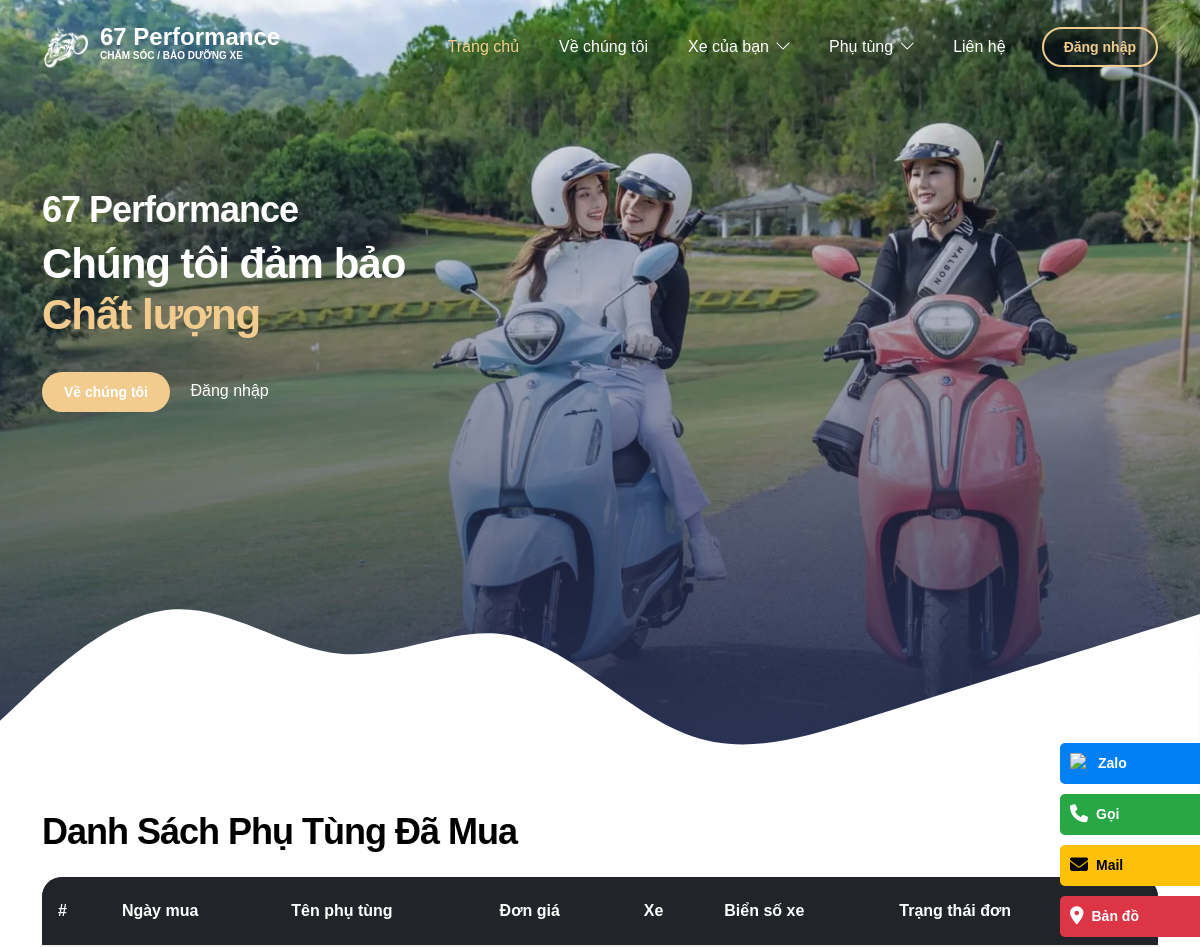
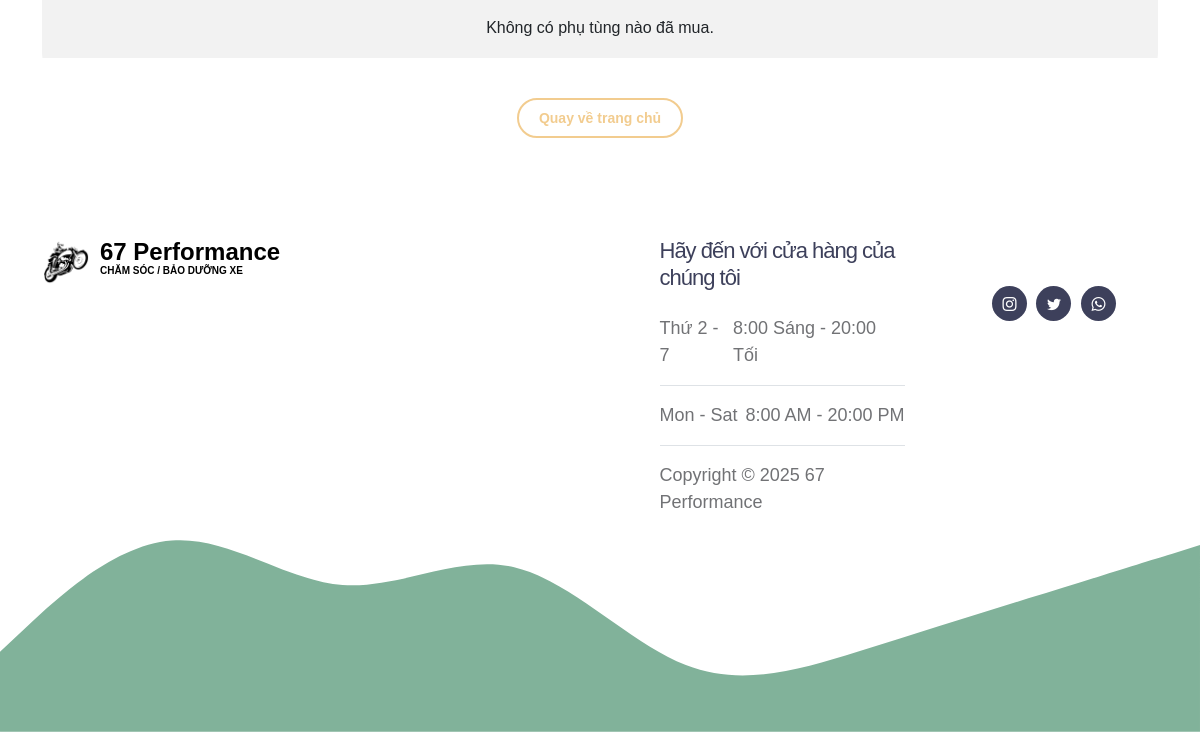
Before: /User/listphutungdamua.php with the older database file (2 pictures, top to bottom).
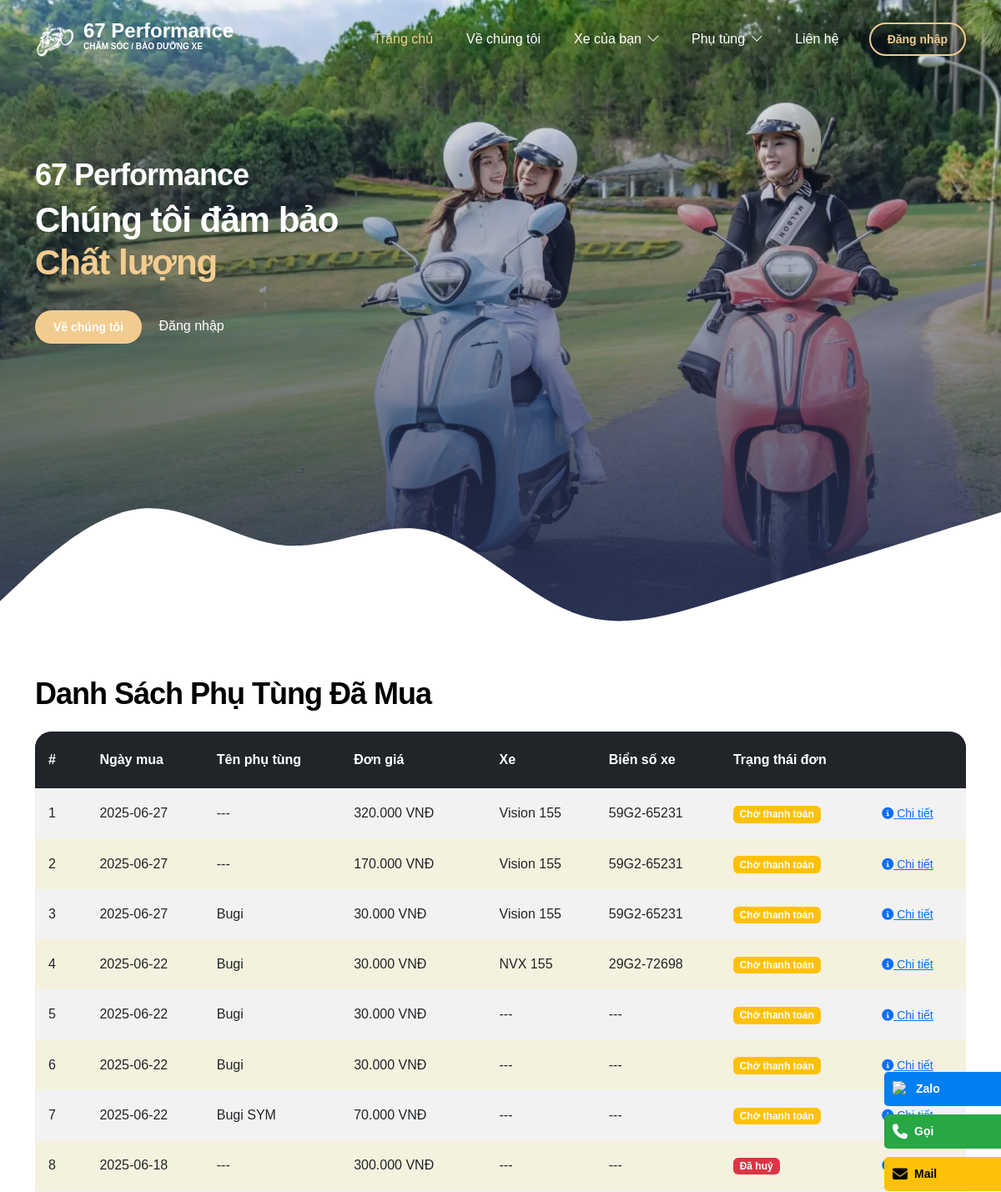
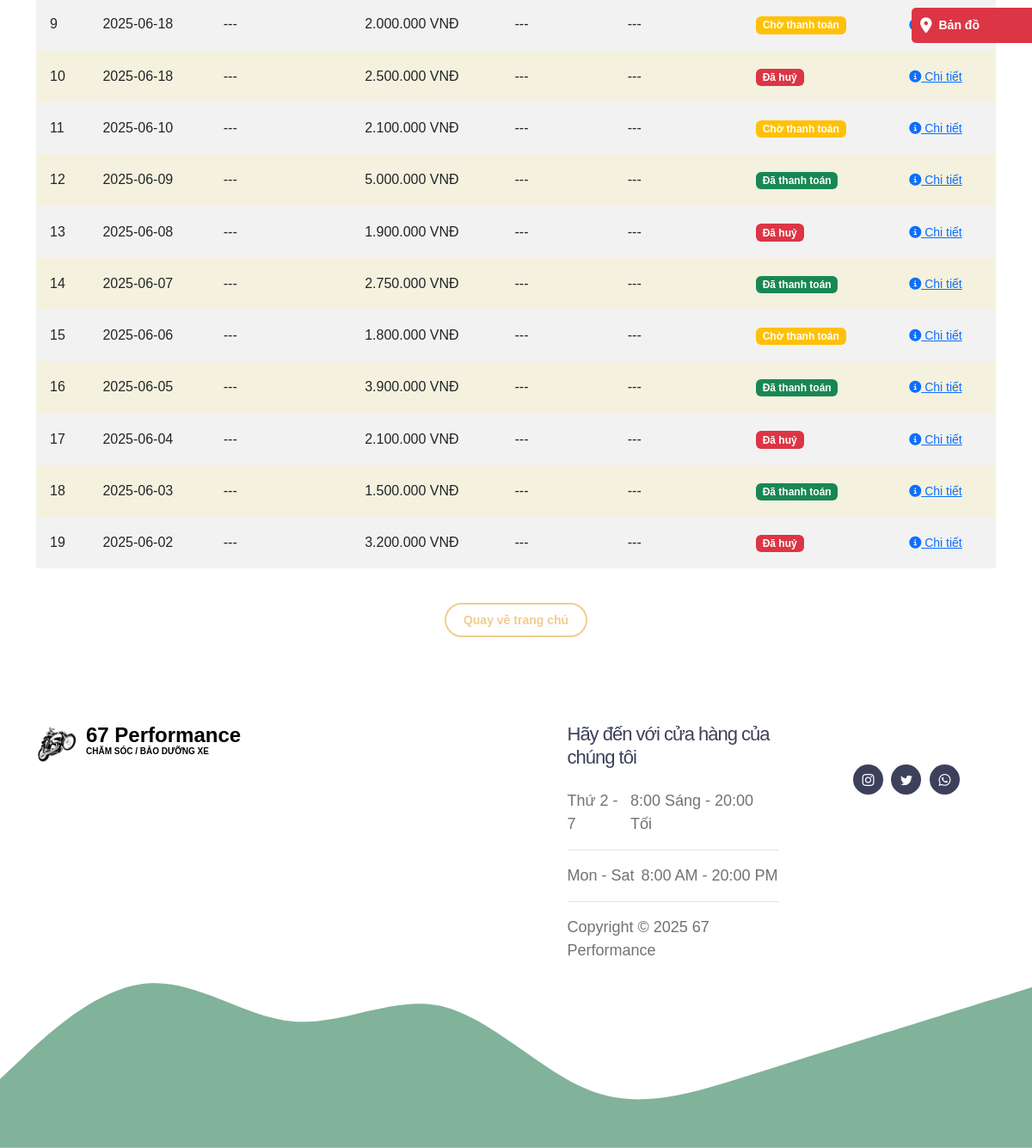
After: the same page with the newer database file (2 pictures, top to bottom).
### tables this page shows
CREATE TABLE `hoadon` (
  `MaHD` int(11) NOT NULL,
  `TongTien` decimal(10,2) DEFAULT NULL,
  `Ngay` date DEFAULT NULL,
  `TrangThai` enum('cho_thanh_toan','da_thanh_toan','huy') DEFAULT NULL,
  `xemay_MaXE` int(11) DEFAULT NULL,
  `phutungxemay_MaSP` int(11) NOT NULL
);

CREATE TABLE `xemay` (
  `MaXE` int(11) NOT NULL,
  `TenXe` varchar(255) DEFAULT NULL,
  `LoaiXe` varchar(255) DEFAULT NULL,
  `PhanKhuc` varchar(255) DEFAULT NULL,
  `BienSoXe` varchar(255) DEFAULT NULL,
  `HinhAnhMatTruocXe` varchar(255) DEFAULT NULL,
  `HinhAnhMatSauXe` varchar(255) DEFAULT NULL,
  `hoadon_MaHD` int(11) DEFAULT NULL,
  `khachhang_MaKH` int(11) DEFAULT NULL
);

CREATE TABLE `phutungxemay` (
  `MaSP` int(11) NOT NULL,
  `TenSP` varchar(100) DEFAULT NULL,
  `SoSeriesSP` varchar(100) DEFAULT NULL,
  `MieuTaSP` text DEFAULT NULL,
  `NamSX` int(11) DEFAULT NULL,
  `XuatXu` varchar(100) DEFAULT NULL,
  `ThoiGianBaoHanhDinhKy` varchar(255) DEFAULT NULL,
  `DonGia` decimal(15,2) DEFAULT NULL,
  `loaiphutung` varchar(45) DEFAULT NULL,
  `HinhAnh` varchar(255) DEFAULT NULL,
  `TrangThai` tinyint(1) DEFAULT NULL,
  `nhasanxuat_MaNSX` int(11) DEFAULT NULL,
  `SoLanBaoHanhToiDa` int(11) DEFAULT NULL
);

### User/listphutungdamua.php (the view, shortened to what the changed rows need)
<?php
$db = new ConnectDb();
$pdo = $db->connect();
if (isset($_SESSION['MaKH'])) {
    $maKH = $_SESSION['MaKH'];
    $sql = "SELECT h.MaHD, h.Ngay, h.TongTien, h.TrangThai, h.xemay_MaXE, h.phutungxemay_MaSP,
                   xe.TenXe, xe.BienSoXe, pt.TenSP, pt.DonGia
            FROM hoadon h
            LEFT JOIN xemay xe ON h.xemay_MaXE = xe.MaXE
            LEFT JOIN phutungxemay pt ON h.phutungxemay_MaSP = pt.MaSP
            WHERE xe.khachhang_MaKH = ?
            ORDER BY h.Ngay DESC, h.MaHD DESC";
    $stmt = $pdo->prepare($sql);
    $stmt->execute([$maKH]);
    $list = $stmt->fetchAll(PDO::FETCH_ASSOC);
} else {
    $sql = "SELECT h.MaHD, h.Ngay, h.TongTien, h.TrangThai, h.xemay_MaXE, h.phutungxemay_MaSP,
                   xe.TenXe, xe.BienSoXe, pt.TenSP, pt.DonGia
            FROM hoadon h
            LEFT JOIN xemay xe ON h.xemay_MaXE = xe.MaXE
            LEFT JOIN phutungxemay pt ON h.phutungxemay_MaSP = pt.MaSP
            ORDER BY h.Ngay DESC, h.MaHD DESC";
    $stmt = $pdo->prepare($sql);
    $stmt->execute();
    $list = $stmt->fetchAll(PDO::FETCH_ASSOC);
}
function tenTrangThaiHD($tt) {
    switch ($tt) {
        case 'cho_thanh_toan': return 'Chờ thanh toán';
        case 'da_thanh_toan': return 'Đã thanh toán';
        case 'huy': return 'Đã huỷ';
    }
}
?>
<!doctype html>
<html lang="vi">
<head>
    <link href="css/bootstrap.min.css" rel="stylesheet">
    <link href="css/bootstrap-icons.css" rel="stylesheet">
    <link href="css/templatemo-tiya-golf-club.css" rel="stylesheet">
    <link rel="stylesheet" href="https://cdnjs.cloudflare.com/ajax/libs/font-awesome/6.5.0/css/all.min.css">
    <link rel="stylesheet" href="https://cdn.jsdelivr.net/npm/swiper@10/swiper-bundle.min.css">
</head>
<body>
<main>
    <?php include('./layouts/hero/hero.php') ?>
    <section class="section-padding">
        <div class="container">
            <h2 class="mb-4">Danh Sách Phụ Tùng Đã Mua</h2>
            <div class="table-responsive">
                <table class="table table-bordered table-striped align-middle">
                    <thead class="table-dark">
                        <tr>
                            <th>#</th>
                            <th>Ngày mua</th>
                            <th>Tên phụ tùng</th>
                            <th>Đơn giá</th>
                            <th>Xe</th>
                            <th>Biển số xe</th>
                            <th>Trạng thái đơn</th>
                            <th></th>
                        </tr>
                    </thead>
                    <tbody>
                        <?php if (!empty($list)): ?>
                            <?php foreach ($list as $i => $item): ?>
                                <tr>
                                    <td><?= $i + 1 ?></td>
                                    <td><?= htmlspecialchars($item['Ngay']) ?></td>
                                    <td><?= htmlspecialchars($item['TenSP'] ?? '---') ?></td>
                                    <td><?= number_format($item['DonGia'] ?? $item['TongTien'], 0, ',', '.') ?> VNĐ</td>
                                    <td><?= htmlspecialchars($item['TenXe'] ?? '---') ?></td>
                                    <td><?= htmlspecialchars($item['BienSoXe'] ?? '---') ?></td>
                                    <td>
                                        <?php
                                        $tt = $item['TrangThai'];
                                        $badge = 'secondary';
                                        if ($tt == 'cho_thanh_toan') $badge = 'warning';
                                        elseif ($tt == 'da_thanh_toan') $badge = 'success';
                                        elseif ($tt == 'huy') $badge = 'danger';
                                        ?>
                                        <span class="badge bg-<?= $badge ?>">
                                            <?= tenTrangThaiHD($tt) ?>
                                        </span>
                                    </td>
                                    <td>
                                        <button type="button" class="btn btn-link btn-sm p-0"
                                            data-bs-toggle="modal"
                                            data-bs-target="#orderDetailModal<?= $item['MaHD'] ?>">
                                            <i class="fa fa-info-circle"></i> Chi tiết
                                        </button>
                                    </td>
                                </tr>
                            <?php endforeach; ?>
                        <?php else: ?>
                            <tr>
                                <td colspan="8" class="text-center">Không có phụ tùng nào đã mua.</td>
                            </tr>
                        <?php endif; ?>
                    </tbody>
                </table>
            </div>
        </div>
    </section>
</main>
<?php include('./layouts/footer/footer.php') ?>
</body>
</html>
<?php
exit;
?>

### User/layouts/hero/hero.php (shortened to what the changed rows need)
<section class="hero-section d-flex justify-content-center align-items-center" id="section_1">
                <div class="section-overlay"></div>
                <div class="container">
                    <div class="row">
                        <div class="col-lg-6 col-12 mb-4 mb-lg-0" style="position: relative; top: -100px;">
                            <h2 class="text-white">67 Performance</h2>
                            <h1 class="cd-headline rotate-1 text-white mb-4 pb-2">
                                <span>Chúng tôi đảm bảo</span>
                                <span class="cd-words-wrapper">
                                    <b>Chất lượng</b>
                                </span>
                            </h1>
                        </div>
                    </div>
                </div>
            </section>

### User/layouts/footer/footer.php (shortened to what the changed rows need)
<footer class="site-footer">
            <div class="container">
                <div class="row">
                </div>
            </div>
        </footer>

Changed rows visible on the page:
added hoadon: Ngay "2025-06-27", TenSP "---", DonGia "320.000", xemay_MaXE.TenXe "Vision 155", xemay_MaXE.BienSoXe "59G2-65231", TrangThai "Chờ thanh toán"
added hoadon: Ngay "2025-06-27", TenSP "---", DonGia "170.000", xemay_MaXE.TenXe "Vision 155", xemay_MaXE.BienSoXe "59G2-65231", TrangThai "Chờ thanh toán"
added hoadon: Ngay "2025-06-27", phutungxemay.TenSP "Bugi", phutungxemay.DonGia "30.000", xemay_MaXE.TenXe "Vision 155", xemay_MaXE.BienSoXe "59G2-65231", TrangThai "Chờ thanh toán"
added hoadon: Ngay "2025-06-22", phutungxemay.TenSP "Bugi", phutungxemay.DonGia "30.000", xemay_MaXE.TenXe "NVX 155", xemay_MaXE.BienSoXe "29G2-72698", TrangThai "Chờ thanh toán"
added hoadon: Ngay "2025-06-22", phutungxemay.TenSP "Bugi", phutungxemay.DonGia "30.000", TenXe "---", BienSoXe "---", TrangThai "Chờ thanh toán"
added hoadon: Ngay "2025-06-22", phutungxemay.TenSP "Bugi", phutungxemay.DonGia "30.000", TenXe "---", BienSoXe "---", TrangThai "Chờ thanh toán"
added hoadon: Ngay "2025-06-22", phutungxemay.TenSP "Bugi SYM", phutungxemay.DonGia "70.000", TenXe "---", BienSoXe "---", TrangThai "Chờ thanh toán"
added hoadon: Ngay "2025-06-18", TenSP "---", DonGia "300.000", TenXe "---", BienSoXe "---", TrangThai "Đã huỷ"
added hoadon: Ngay "2025-06-18", TenSP "---", DonGia "2.000.000", TenXe "---", BienSoXe "---", TrangThai "Chờ thanh toán"
added hoadon: Ngay "2025-06-18", TenSP "---", DonGia "2.500.000", TenXe "---", BienSoXe "---", TrangThai "Đã huỷ"
added hoadon: Ngay "2025-06-10", TenSP "---", DonGia "2.100.000", TenXe "---", BienSoXe "---", TrangThai "Chờ thanh toán"
added hoadon: Ngay "2025-06-09", TenSP "---", DonGia "5.000.000", TenXe "---", BienSoXe "---", TrangThai "Đã thanh toán"
added hoadon: Ngay "2025-06-08", TenSP "---", DonGia "1.900.000", TenXe "---", BienSoXe "---", TrangThai "Đã huỷ"
added hoadon: Ngay "2025-06-07", TenSP "---", DonGia "2.750.000", TenXe "---", BienSoXe "---", TrangThai "Đã thanh toán"
added hoadon: Ngay "2025-06-06", TenSP "---", DonGia "1.800.000", TenXe "---", BienSoXe "---", TrangThai "Chờ thanh toán"
added hoadon: Ngay "2025-06-05", TenSP "---", DonGia "3.900.000", TenXe "---", BienSoXe "---", TrangThai "Đã thanh toán"
added hoadon: Ngay "2025-06-04", TenSP "---", DonGia "2.100.000", TenXe "---", BienSoXe "---", TrangThai "Đã huỷ"
added hoadon: Ngay "2025-06-03", TenSP "---", DonGia "1.500.000", TenXe "---", BienSoXe "---", TrangThai "Đã thanh toán"
added hoadon: Ngay "2025-06-02", TenSP "---", DonGia "3.200.000", TenXe "---", BienSoXe "---", TrangThai "Đã huỷ"
Other visible differences:
text no longer shown: "Không có phụ tùng nào đã mua."
